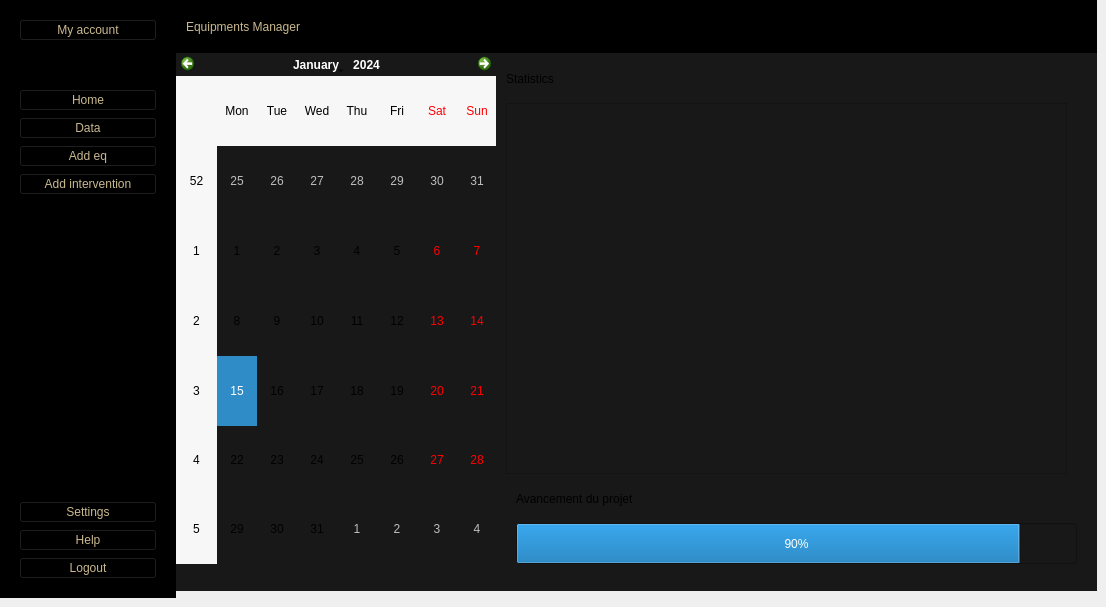
      <widget class="QWidget" name="MainPage_9">
       <widget class="QWidget" name="mainBodyContainer_33" native="true">
        <property name="geometry">
         <rect>
          <x>176</x>
          <y>0</y>
          <width>921</width>
          <height>591</height>
         </rect>
        </property>
        <property name="styleSheet">
         <string notr="true">background-color:#181818 ;</string>
        </property>
        <widget class="QFrame" name="TopBar_33">
         <property name="geometry">
          <rect>
           <x>0</x>
           <y>0</y>
           <width>921</width>
           <height>53</height>
          </rect>
         </property>
         <property name="styleSheet">
          <string notr="true">background-color:rgb(0, 0, 0);</string>
         </property>
         <property name="frameShape">
          <enum>QFrame::StyledPanel</enum>
         </property>
         <property name="frameShadow">
          <enum>QFrame::Raised</enum>
         </property>
         <layout class="QVBoxLayout" name="verticalLayout_173">
          <item>
           <widget class="QLabel" name="Actor_33">
            <property name="styleSheet">
             <string notr="true">color:rgb(203, 186, 143);
font: 75 16pt &quot;MS Shell Dlg 2&quot;;
</string>
            </property>
            <property name="text">
             <string>Equipments Manager</string>
            </property>
           </widget>
          </item>
         </layout>
        </widget>
        <widget class="QFrame" name="MainContent_33">
         <property name="geometry">
          <rect>
           <x>0</x>
           <y>53</y>
           <width>911</width>
           <height>16</height>
          </rect>
         </property>
         <property name="styleSheet">
          <string notr="true">background-color:#181818 ;</string>
         </property>
         <property name="frameShape">
          <enum>QFrame::StyledPanel</enum>
         </property>
         <property name="frameShadow">
          <enum>QFrame::Raised</enum>
         </property>
        </widget>
        <widget class="QCalendarWidget" name="calendarWidget_9">
         <property name="geometry">
          <rect>
           <x>0</x>
           <y>53</y>
           <width>321</width>
           <height>511</height>
          </rect>
         </property>
        </widget>
        <widget class="QWidget" name="widget_5" native="true">
         <property name="geometry">
          <rect>
           <x>320</x>
           <y>53</y>
           <width>591</width>
           <height>538</height>
          </rect>
         </property>
         <widget class="QProgressBar" name="progressBar_5">
          <property name="geometry">
           <rect>
            <x>20</x>
            <y>470</y>
            <width>561</width>
            <height>41</height>
           </rect>
          </property>
          <property name="value">
           <number>90</number>
          </property>
         </widget>
         <widget class="QLabel" name="label_179">
          <property name="geometry">
           <rect>
            <x>20</x>
            <y>430</y>
            <width>161</width>
            <height>31</height>
           </rect>
          </property>
          <property name="styleSheet">
           <string notr="true">font: 75 10pt &quot;MS Shell Dlg 2&quot;;</string>
          </property>
          <property name="text">
           <string>Avancement du projet</string>
          </property>
         </widget>
         <widget class="QGraphicsView" name="graphicsView_9">
          <property name="geometry">
           <rect>
            <x>10</x>
            <y>50</y>
            <width>561</width>
            <height>371</height>
           </rect>
          </property>
         </widget>
         <widget class="QLabel" name="label_180">
          <property name="geometry">
           <rect>
            <x>10</x>
            <y>10</y>
            <width>221</width>
            <height>31</height>
           </rect>
          </property>
          <property name="styleSheet">
           <string notr="true">font: 75 10pt &quot;MS Shell Dlg 2&quot;;</string>
          </property>
          <property name="text">
           <string>Statistics</string>
          </property>
         </widget>
        </widget>
       </widget>
       <widget class="QWidget" name="leftMenuContainer_33" native="true">
        <property name="geometry">
         <rect>
          <x>0</x>
          <y>0</y>
          <width>176</width>
          <height>598</height>
         </rect>
        </property>
        <property name="styleSheet">
         <string notr="true">background-color:#FFF;
</string>
        </property>
        <layout class="QVBoxLayout" name="verticalLayout_174">
         <property name="leftMargin">
          <number>0</number>
         </property>
         <property name="topMargin">
          <number>0</number>
         </property>
         <property name="rightMargin">
          <number>0</number>
         </property>
         <item>
          <widget class="QWidget" name="leftMenuSubContainer_33" native="true">
           <property name="styleSheet">
            <string notr="true">color:rgb(203, 186, 143);
background-color:rgb(0, 0, 0);</string>
           </property>
           <layout class="QVBoxLayout" name="verticalLayout_175">
            <item alignment="Qt::AlignTop">
             <widget class="QFrame" name="UserSideMenu_33">
              <property name="frameShape">
               <enum>QFrame::StyledPanel</enum>
              </property>
              <property name="frameShadow">
               <enum>QFrame::Raised</enum>
              </property>
              <layout class="QHBoxLayout" name="horizontalLayout_97">
               <item>
                <widget class="QPushButton" name="Account_33">
                 <property name="toolTip">
                  <string>User</string>
                 </property>
                 <property name="toolTipDuration">
                  <number>16</number>
                 </property>
                 <property name="text">
                  <string>My account</string>
                 </property>
                 <property name="icon">
                  <iconset>
                   <normalon>../../project/icon/user.svg</normalon>
                  </iconset>
                 </property>
                 <property name="iconSize">
                  <size>
                   <width>20</width>
                   <height>20</height>
                  </size>
                 </property>
                </widget>
               </item>
              </layout>
             </widget>
            </item>
            <item alignment="Qt::AlignTop">
             <widget class="QFrame" name="MainFunctions_33">
              <property name="sizePolicy">
               <sizepolicy hsizetype="Preferred" vsizetype="Preferred">
                <horstretch>0</horstretch>
                <verstretch>0</verstretch>
               </sizepolicy>
              </property>
              <property name="frameShape">
               <enum>QFrame::StyledPanel</enum>
              </property>
              <property name="frameShadow">
               <enum>QFrame::Raised</enum>
              </property>
              <layout class="QVBoxLayout" name="verticalLayout_176">
               <item>
                <widget class="QPushButton" name="HomeBtn_33">
                 <property name="toolTip">
                  <string>Home</string>
                 </property>
                 <property name="styleSheet">
                  <string notr="true"/>
                 </property>
                 <property name="text">
                  <string>Home</string>
                 </property>
                 <property name="icon">
                  <iconset>
                   <normaloff>../../project/icon/home.svg</normaloff>
                   <normalon>../../project/icon/home.svg</normalon>../../project/icon/home.svg</iconset>
                 </property>
                 <property name="iconSize">
                  <size>
                   <width>20</width>
                   <height>20</height>
                  </size>
                 </property>
                </widget>
               </item>
               <item>
                <widget class="QPushButton" name="DataBtn_33">
                 <property name="toolTip">
                  <string>Data</string>
                 </property>
                 <property name="text">
                  <string>Data</string>
                 </property>
                 <property name="icon">
                  <iconset>
                   <normaloff>../../project/icon/database.svg</normaloff>
                   <normalon>../../project/icon/database.svg</normalon>../../project/icon/database.svg</iconset>
                 </property>
                 <property name="iconSize">
                  <size>
                   <width>20</width>
                   <height>20</height>
                  </size>
                 </property>
                </widget>
               </item>
               <item>
                <widget class="QPushButton" name="addeq_33">
                 <property name="styleSheet">
                  <string notr="true">font: 75 9pt &quot;MS Shell Dlg 2&quot;;</string>
                 </property>
                 <property name="text">
                  <string>Add eq</string>
                 </property>
                 <property name="icon">
                  <iconset>
                   <normaloff>../../project/icon/plus.svg</normaloff>../../project/icon/plus.svg</iconset>
                 </property>
                 <property name="iconSize">
                  <size>
                   <width>20</width>
                   <height>20</height>
                  </size>
                 </property>
                </widget>
               </item>
               <item>
                <widget class="QPushButton" name="PdfBtn_57">
                 <property name="toolTip">
                  <string>Pdf</string>
                 </property>
                 <property name="text">
                  <string>Add intervention</string>
                 </property>
                 <property name="icon">
                  <iconset>
                   <normaloff>../../project/icon/tool.svg</normaloff>../../project/icon/tool.svg</iconset>
                 </property>
                 <property name="iconSize">
                  <size>
                   <width>20</width>
                   <height>20</height>
                  </size>
                 </property>
                </widget>
               </item>
               <item>
                <spacer name="verticalSpacer_225">
                 <property name="orientation">
                  <enum>Qt::Vertical</enum>
                 </property>
                 <property name="sizeHint" stdset="0">
                  <size>
                   <width>20</width>
                   <height>40</height>
                  </size>
                 </property>
                </spacer>
               </item>
               <item>
                <spacer name="verticalSpacer_226">
                 <property name="orientation">
                  <enum>Qt::Vertical</enum>
                 </property>
                 <property name="sizeHint" stdset="0">
                  <size>
                   <width>20</width>
                   <height>40</height>
                  </size>
                 </property>
                </spacer>
               </item>
               <item>
                <spacer name="verticalSpacer_227">
                 <property name="orientation">
                  <enum>Qt::Vertical</enum>
                 </property>
                 <property name="sizeHint" stdset="0">
                  <size>
                   <width>20</width>
                   <height>40</height>
                  </size>
                 </property>
                </spacer>
               </item>
               <item>
                <spacer name="verticalSpacer_228">
                 <property name="orientation">
                  <enum>Qt::Vertical</enum>
                 </property>
                 <property name="sizeHint" stdset="0">
                  <size>
                   <width>20</width>
                   <height>40</height>
                  </size>
                 </property>
                </spacer>
               </item>
               <item>
                <spacer name="verticalSpacer_229">
                 <property name="orientation">
                  <enum>Qt::Vertical</enum>
                 </property>
                 <property name="sizeHint" stdset="0">
                  <size>
                   <width>20</width>
                   <height>40</height>
                  </size>
                 </property>
                </spacer>
               </item>
               <item>
                <spacer name="verticalSpacer_230">
                 <property name="orientation">
                  <enum>Qt::Vertical</enum>
                 </property>
                 <property name="sizeHint" stdset="0">
                  <size>
                   <width>20</width>
                   <height>40</height>
                  </size>
                 </property>
                </spacer>
               </item>
               <item>
                <spacer name="verticalSpacer_231">
                 <property name="orientation">
                  <enum>Qt::Vertical</enum>
                 </property>
                 <property name="sizeHint" stdset="0">
                  <size>
                   <width>20</width>
                   <height>40</height>
                  </size>
                 </property>
                </spacer>
               </item>
              </layout>
             </widget>
            </item>
            <item alignment="Qt::AlignBottom">
             <widget class="QFrame" name="AppFunction_33">
              <property name="frameShape">
               <enum>QFrame::StyledPanel</enum>
              </property>
              <property name="frameShadow">
               <enum>QFrame::Raised</enum>
              </property>
              <layout class="QVBoxLayout" name="verticalLayout_177">
               <item>
                <widget class="QPushButton" name="SettingsBtn_35">
                 <property name="toolTip">
                  <string>Settings</string>
                 </property>
                 <property name="text">
                  <string>Settings</string>
                 </property>
                 <property name="icon">
                  <iconset>
                   <normaloff>../../project/icon/settings.svg</normaloff>
                   <disabledoff>../../project/icon/settings.svg</disabledoff>../../project/icon/settings.svg</iconset>
                 </property>
                 <property name="iconSize">
                  <size>
                   <width>20</width>
                   <height>20</height>
                  </size>
                 </property>
                </widget>
               </item>
               <item>
                <widget class="QPushButton" name="HelpBtn_33">
                 <property name="toolTip">
                  <string>Help</string>
                 </property>
                 <property name="text">
                  <string>Help</string>
                 </property>
                 <property name="icon">
                  <iconset>
                   <normaloff>../../project/icon/help-circle.svg</normaloff>
                   <normalon>../../project/icon/help-circle.svg</normalon>../../project/icon/help-circle.svg</iconset>
                 </property>
                 <property name="iconSize">
                  <size>
                   <width>20</width>
                   <height>20</height>
                  </size>
                 </property>
                </widget>
               </item>
               <item>
                <widget class="QPushButton" name="LogoutBtn_33">
                 <property name="toolTip">
                  <string>Logout</string>
                 </property>
                 <property name="text">
                  <string>Logout</string>
                 </property>
                 <property name="icon">
                  <iconset>
                   <normaloff>../../project/icon/log-out.svg</normaloff>
                   <normalon>../../project/icon/log-out.svg</normalon>../../project/icon/log-out.svg</iconset>
                 </property>
                 <property name="iconSize">
                  <size>
                   <width>20</width>
                   <height>20</height>
                  </size>
                 </property>
                </widget>
               </item>
              </layout>
             </widget>
            </item>
           </layout>
          </widget>
         </item>
        </layout>
       </widget>
      </widget>
